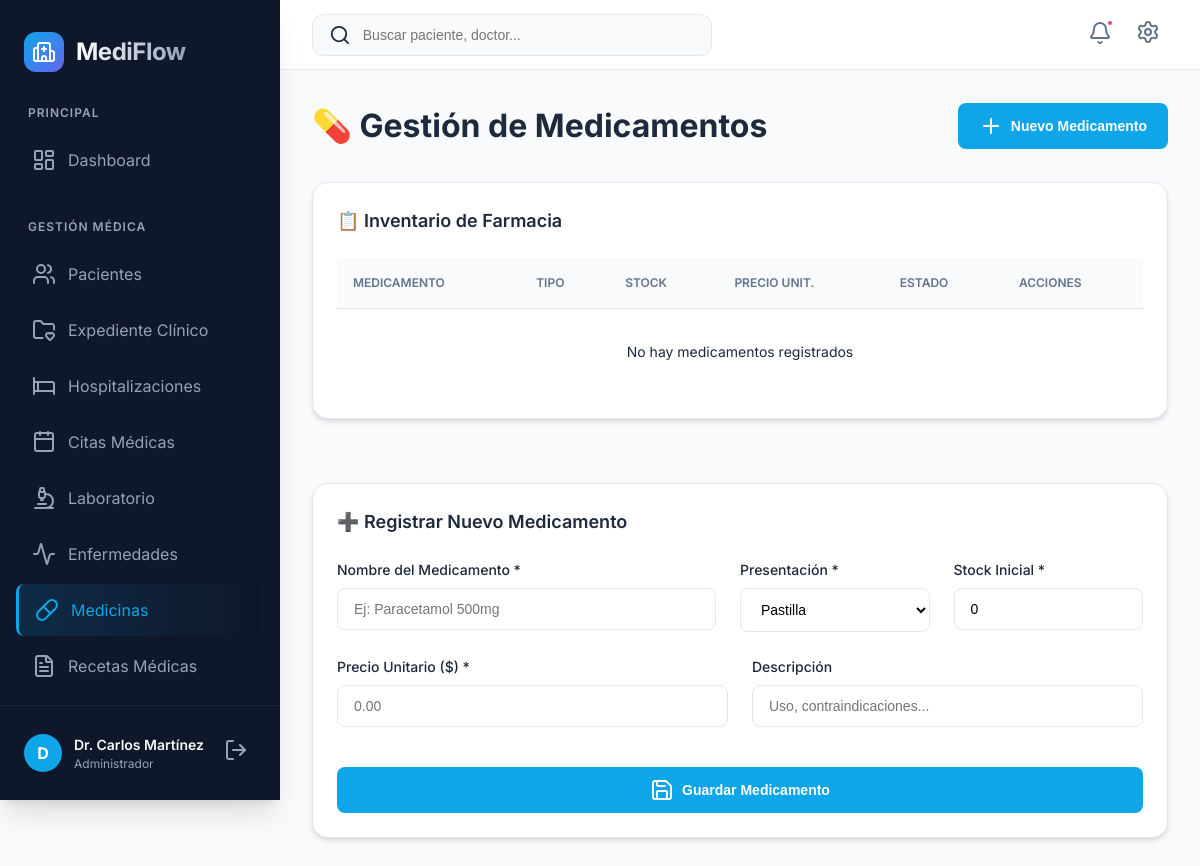
Page /medicinas.php (signed in) on the earlier database version.
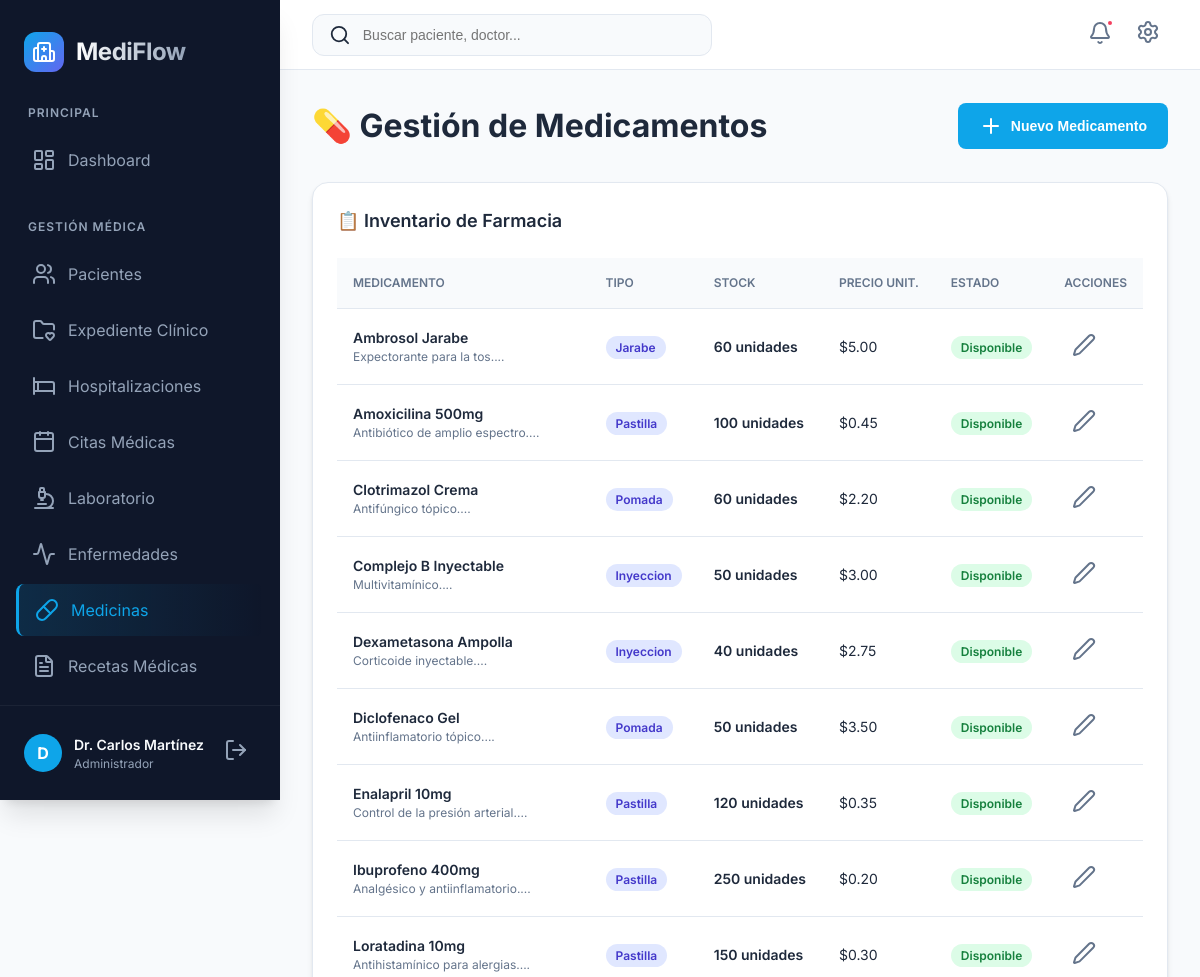
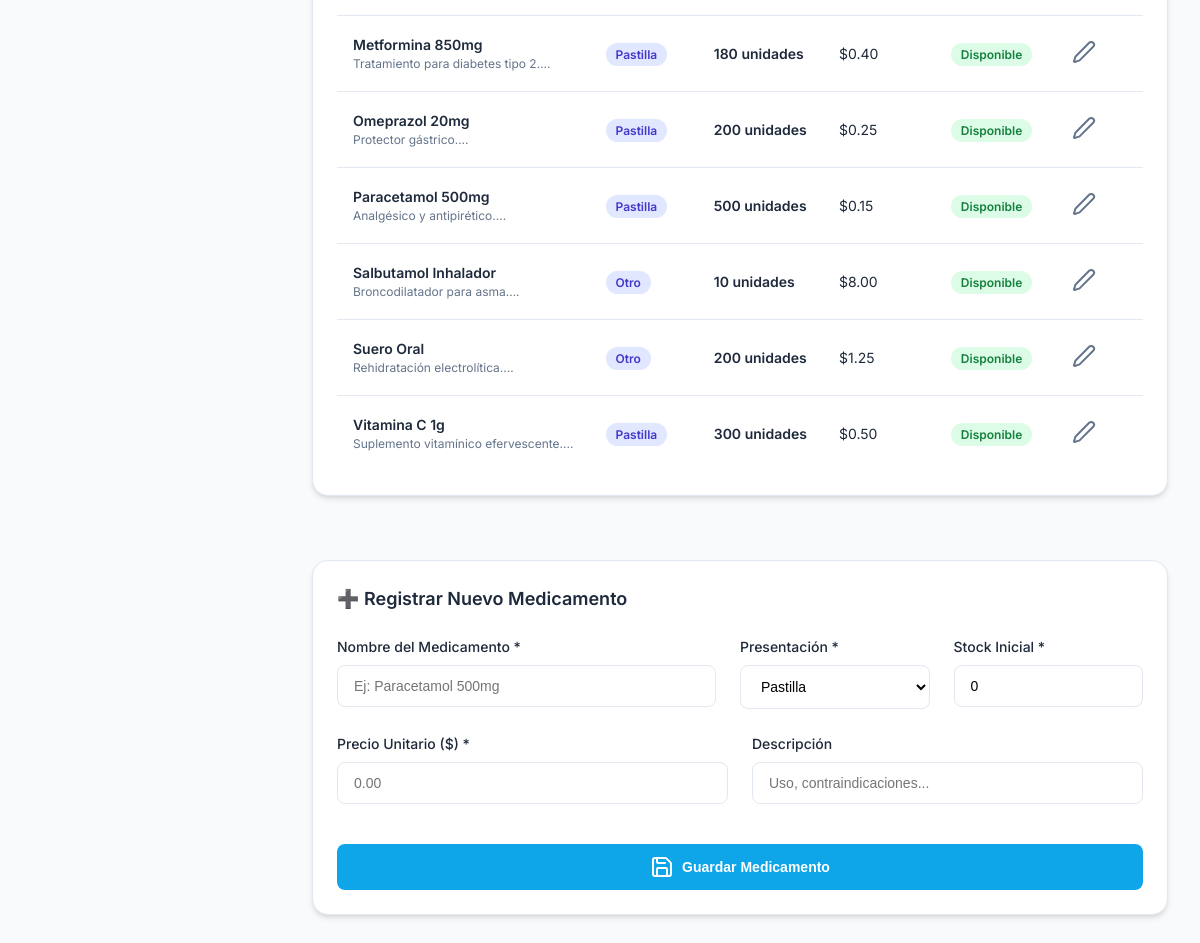
Same page on the later database version (2 pictures, top to bottom).
### tables this page shows
CREATE TABLE `medicina` (
  `codigomedicina` int NOT NULL AUTO_INCREMENT,
  `nombremedicina` varchar(150) NOT NULL,
  `descripcion` text,
  `tipo` enum('pastilla','jarabe','inyeccion','pomada','otro') DEFAULT 'pastilla',
  `stock` int DEFAULT '0',
  `precio` decimal(10,2) DEFAULT '0.00',
  `created_at` timestamp NULL DEFAULT CURRENT_TIMESTAMP,
  PRIMARY KEY (`codigomedicina`)
);

### medicinas.php (the view, shortened to what this page needs)
<?php
require_once("includes/db.php");
$medicinasQuery = $conn->query("SELECT * FROM medicina ORDER BY nombremedicina ASC");
$medicinasList = [];
while($row = $medicinasQuery->fetch_assoc()) $medicinasList[] = $row;
?>
<?php
require_once("includes/header.php");
require_once("includes/sidebar.php");
?>
<div class="card-header" style="margin-bottom: 2rem;">
    <h1 style="margin: 0;">💊 Gestión de Medicamentos</h1>
    <button class="btn btn-primary" onclick="document.getElementById('formMedicina').scrollIntoView({behavior: 'smooth'})">
        <i data-lucide="plus"></i> Nuevo Medicamento
    </button>
</div>
<div style="display: grid; grid-template-columns: 1fr; gap: 2rem;">
    <div class="card">
        <div class="card-header">
            <h2 class="card-title">📋 Inventario de Farmacia</h2>
        </div>
        <div class="table-container">
            <table>
                <thead>
                    <tr>
                        <th>Medicamento</th>
                        <th>Tipo</th>
                        <th>Stock</th>
                        <th>Precio Unit.</th>
                        <th>Estado</th>
                        <th>Acciones</th>
                    </tr>
                </thead>
                <tbody>
                    <?php if ($medicinasList): foreach($medicinasList as $m): ?>
                            <tr>
                                <td>
                                    <div style="font-weight: 600;"><?= htmlspecialchars($m['nombremedicina']) ?></div>
                                    <div style="font-size: 0.75rem; color: var(--text-muted);"><?= htmlspecialchars(substr($m['descripcion'], 0, 50)) ?>...</div>
                                </td>
                                <td><span class="badge badge-info" style="text-transform: capitalize;"><?= $m['tipo'] ?></span></td>
                                <td>
                                    <div style="font-weight: 600; color: <?= $m['stock'] < 10 ? 'var(--error)' : 'inherit' ?>;">
                                        <?= $m['stock'] ?> unidades
                                    </div>
                                </td>
                                <td>$<?= number_format($m['precio'], 2) ?></td>
                                <td>
                                    <?php if($m['stock'] <= 0): ?>
                                        <span class="badge badge-danger">Agotado</span>
                                    <?php elseif($m['stock'] < 10): ?>
                                        <span class="badge badge-warning">Bajo Stock</span>
                                    <?php else: ?>
                                        <span class="badge badge-success">Disponible</span>
                                    <?php endif; ?>
                                </td>
                                <td>
                                    <button class="icon-btn" onclick="abrirEditar(<?= htmlspecialchars(json_encode($m)) ?>)" title="Editar">
                                        <i data-lucide="edit-2"></i>
                                    </button>
                                </td>
                            </tr>
                        <?php endforeach; else: ?>
                        <tr><td colspan="6" style="text-align:center; padding: 2rem;">No hay medicamentos registrados</td></tr>
                    <?php endif; ?>
                </tbody>
            </table>
        </div>
    </div>
    <div class="card" id="formMedicina">
        <div class="card-header">
            <h2 class="card-title">➕ Registrar Nuevo Medicamento</h2>
        </div>
        <form method="post">
            <div style="display: grid; grid-template-columns: 2fr 1fr 1fr; gap: 1.5rem;">
                <div class="form-group">
                    <label class="form-label">Nombre del Medicamento *</label>
                    <input type="text" name="nombremedicina" class="form-control" placeholder="Ej: Paracetamol 500mg" required>
                </div>
                <div class="form-group">
                    <label class="form-label">Presentación *</label>
                    <select name="tipo" class="form-control" required>
                        <option value="pastilla">Pastilla</option>
                    </select>
                </div>
                <div class="form-group">
                    <label class="form-label">Stock Inicial *</label>
                    <input type="number" name="stock" class="form-control" value="0" min="0" required>
                </div>
            </div>
            <div style="display: grid; grid-template-columns: 1fr 1fr; gap: 1.5rem;">
                <div class="form-group">
                    <label class="form-label">Precio Unitario ($) *</label>
                    <input type="number" step="0.01" name="precio" class="form-control" placeholder="0.00" required>
                </div>
                <div class="form-group">
                    <label class="form-label">Descripción</label>
                    <input type="text" name="descripcion" class="form-control" placeholder="Uso, contraindicaciones...">
                </div>
            </div>
            <button type="submit" class="btn btn-primary" style="width: 100%; margin-top: 1rem;">
                <i data-lucide="save"></i> Guardar Medicamento
            </button>
        </form>
    </div>
</div>
<?php require_once("includes/footer.php"); ?>

### includes/header.php (shortened to what this page needs)
<?php
function getRolNameHeader($rol) {
    $roles = [
        'admin' => 'Administrador',
        'doctor' => 'Doctor',
        'enfermera' => 'Enfermera',
        'recepcionista' => 'Recepcionista'
    ];
    return $roles[$rol] ?? $rol;
}
?>
<!DOCTYPE html>
<html lang="es">
<head>
    <link rel="stylesheet" href="css/style.css">
</head>
<body class="bg-slate-50 text-slate-900 font-inter">
    <div class="app-layout">

### includes/sidebar.php (shortened to what this page needs)
<?php
$current_page = basename($_SERVER['PHP_SELF']);
$nombreEmpleado = $_SESSION['nombreempleado'] ?? 'Usuario';
$rol = $_SESSION['rol'] ?? 'recepcionista';
?>
<aside class="sidebar">
    <div class="sidebar-header">
        <div class="logo">
            <div class="logo-icon">
                <i data-lucide="hospital"></i>
            </div>
            <span class="logo-text">MediFlow</span>
        </div>
    </div>
    <nav class="sidebar-nav">
        <div class="nav-group">
            <span class="nav-label">Principal</span>
            <a href="index.php" class="nav-link <?= $current_page == 'index.php' ? 'active' : '' ?>">
                <i data-lucide="layout-dashboard"></i>
                <span>Dashboard</span>
            </a>
        </div>
        <?php if ($rol !== 'recepcionista'): ?>
        <div class="nav-group">
            <span class="nav-label">Gestión Médica</span>
            <a href="pacientes.php" class="nav-link <?= $current_page == 'pacientes.php' ? 'active' : '' ?>">
                <i data-lucide="users"></i>
                <span>Pacientes</span>
            </a>
            <a href="expediente.php" class="nav-link <?= $current_page == 'expediente.php' ? 'active' : '' ?>">
                <i data-lucide="folder-heart"></i>
                <span>Expediente Clínico</span>
            </a>
            <a href="hospitalizaciones.php" class="nav-link <?= $current_page == 'hospitalizaciones.php' ? 'active' : '' ?>">
                <i data-lucide="bed"></i>
                <span>Hospitalizaciones</span>
            </a>
            <a href="citas.php" class="nav-link <?= $current_page == 'citas.php' ? 'active' : '' ?>">
                <i data-lucide="calendar"></i>
                <span>Citas Médicas</span>
            </a>
            <a href="laboratorio.php" class="nav-link <?= $current_page == 'laboratorio.php' ? 'active' : '' ?>">
                <i data-lucide="microscope"></i>
                <span>Laboratorio</span>
            </a>
            <a href="enfermedades.php" class="nav-link <?= $current_page == 'enfermedades.php' ? 'active' : '' ?>">
                <i data-lucide="activity"></i>
                <span>Enfermedades</span>
            </a>
            <a href="medicinas.php" class="nav-link <?= $current_page == 'medicinas.php' ? 'active' : '' ?>">
                <i data-lucide="pill"></i>
                <span>Medicinas</span>
            </a>
            <a href="recetas.php" class="nav-link <?= $current_page == 'recetas.php' ? 'active' : '' ?>">
                <i data-lucide="file-text"></i>
                <span>Recetas Médicas</span>
            </a>
        </div>
        <?php endif; ?>
    </nav>
    <div class="sidebar-footer">
        <div class="user-profile">
            <div class="user-avatar">
                <?= strtoupper(substr($nombreEmpleado, 0, 1)) ?>
            </div>
            <div class="user-details">
                <span class="user-name"><?= htmlspecialchars($nombreEmpleado) ?></span>
                <span class="user-role"><?= getRolNameHeader($rol) ?></span>
            </div>
        </div>
        <a href="logout.php" class="logout-btn" title="Cerrar Sesión">
            <i data-lucide="log-out"></i>
        </a>
    </div>
</aside>
<main class="main-content">
    <header class="content-header">
        <form action="pacientes.php" method="GET" class="header-search">
            <i data-lucide="search"></i>
            <input type="text" name="buscar" placeholder="Buscar paciente, doctor...">
        </form>
        <div class="header-actions">
            <button class="icon-btn" title="Notificaciones" onclick="alert('No hay notificaciones nuevas')">
                <i data-lucide="bell"></i>
                <span class="badge-dot"></span>
            </button>
            <a href="empleados.php" class="icon-btn" title="Ajustes">
                <i data-lucide="settings"></i>
            </a>
        </div>
    </header>
    <div class="content-body">

### includes/footer.php (shortened to what this page needs)
    </div>
    </main>
    </div>
</body>
</html>

Differences in the rows shown:
added medicina: nombremedicina "Ambrosol Jarabe", descripcion "Expectorante para la tos.", tipo "Jarabe", stock "60", precio "5.00", shows "Disponible"
added medicina: nombremedicina "Amoxicilina 500mg", descripcion "Antibiótico de amplio espectro.", tipo "Pastilla", stock "100", precio "0.45", shows "Disponible"
added medicina: nombremedicina "Clotrimazol Crema", descripcion "Antifúngico tópico.", tipo "Pomada", stock "60", precio "2.20", shows "Disponible"
added medicina: nombremedicina "Complejo B Inyectable", descripcion "Multivitamínico.", tipo "Inyeccion", stock "50", precio "3.00", shows "Disponible"
added medicina: nombremedicina "Dexametasona Ampolla", descripcion "Corticoide inyectable.", tipo "Inyeccion", stock "40", precio "2.75", shows "Disponible"
added medicina: nombremedicina "Diclofenaco Gel", descripcion "Antiinflamatorio tópico.", tipo "Pomada", stock "50", precio "3.50", shows "Disponible"
added medicina: nombremedicina "Enalapril 10mg", descripcion "Control de la presión arterial.", tipo "Pastilla", stock "120", precio "0.35", shows "Disponible"
added medicina: nombremedicina "Ibuprofeno 400mg", descripcion "Analgésico y antiinflamatorio.", tipo "Pastilla", stock "250", precio "0.20", shows "Disponible"
added medicina: nombremedicina "Loratadina 10mg", descripcion "Antihistamínico para alergias.", tipo "Pastilla", stock "150", precio "0.30", shows "Disponible"
added medicina: nombremedicina "Metformina 850mg", descripcion "Tratamiento para diabetes tipo 2.", tipo "Pastilla", stock "180", precio "0.40", shows "Disponible"
added medicina: nombremedicina "Omeprazol 20mg", descripcion "Protector gástrico.", tipo "Pastilla", stock "200", precio "0.25", shows "Disponible"
added medicina: nombremedicina "Paracetamol 500mg", descripcion "Analgésico y antipirético.", tipo "Pastilla", stock "500", precio "0.15", shows "Disponible"
added medicina: nombremedicina "Salbutamol Inhalador", descripcion "Broncodilatador para asma.", tipo "Otro", stock "10", precio "8.00", shows "Disponible"
added medicina: nombremedicina "Suero Oral", descripcion "Rehidratación electrolítica.", tipo "Otro", stock "200", precio "1.25", shows "Disponible"
added medicina: nombremedicina "Vitamina C 1g", descripcion "Suplemento vitamínico efervescente.", tipo "Pastilla", stock "300", precio "0.50", shows "Disponible"
Other differences:
text no longer shown: "No hay medicamentos registrados"
